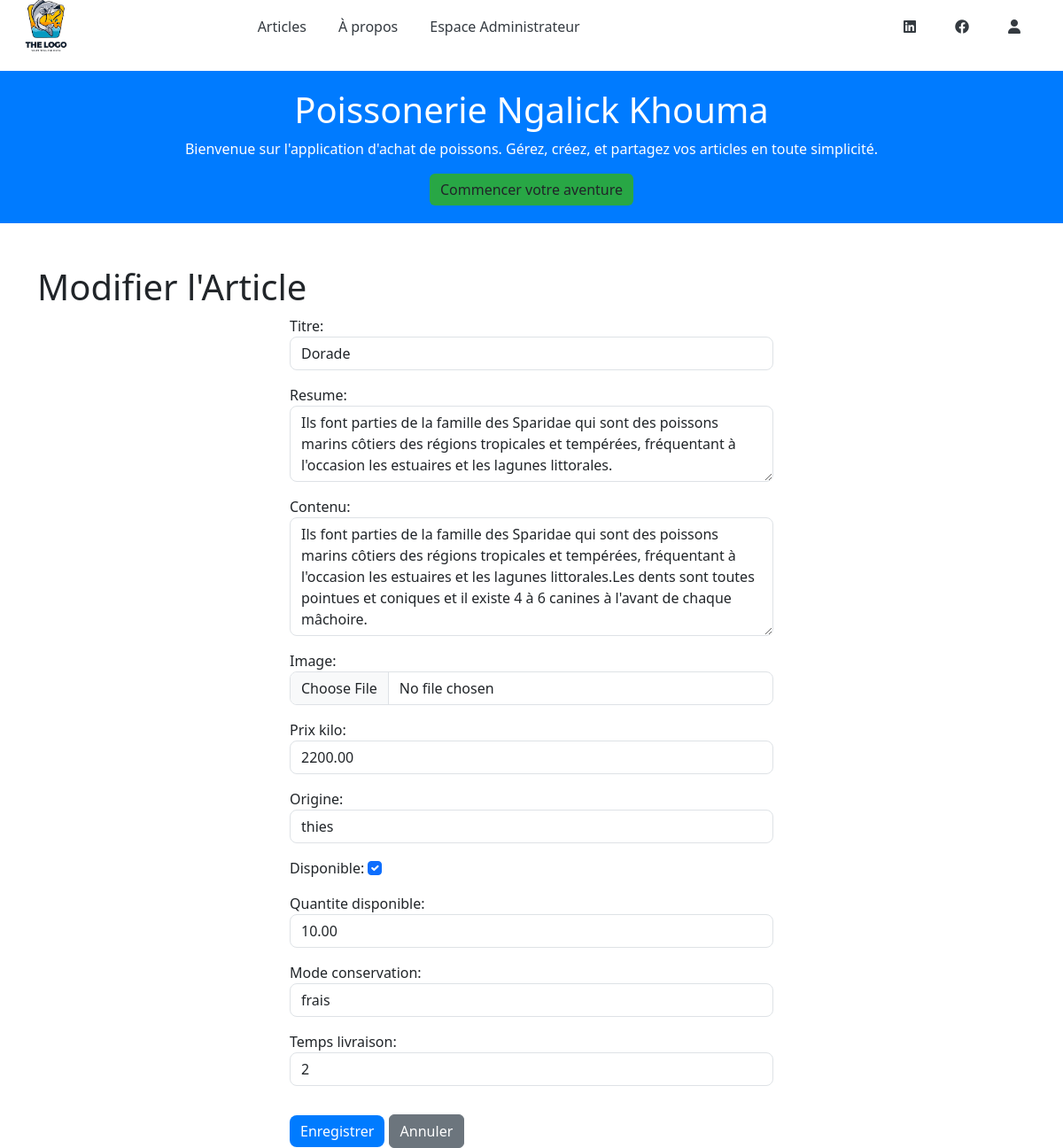
The app's page /modifier_article/27/, older data.
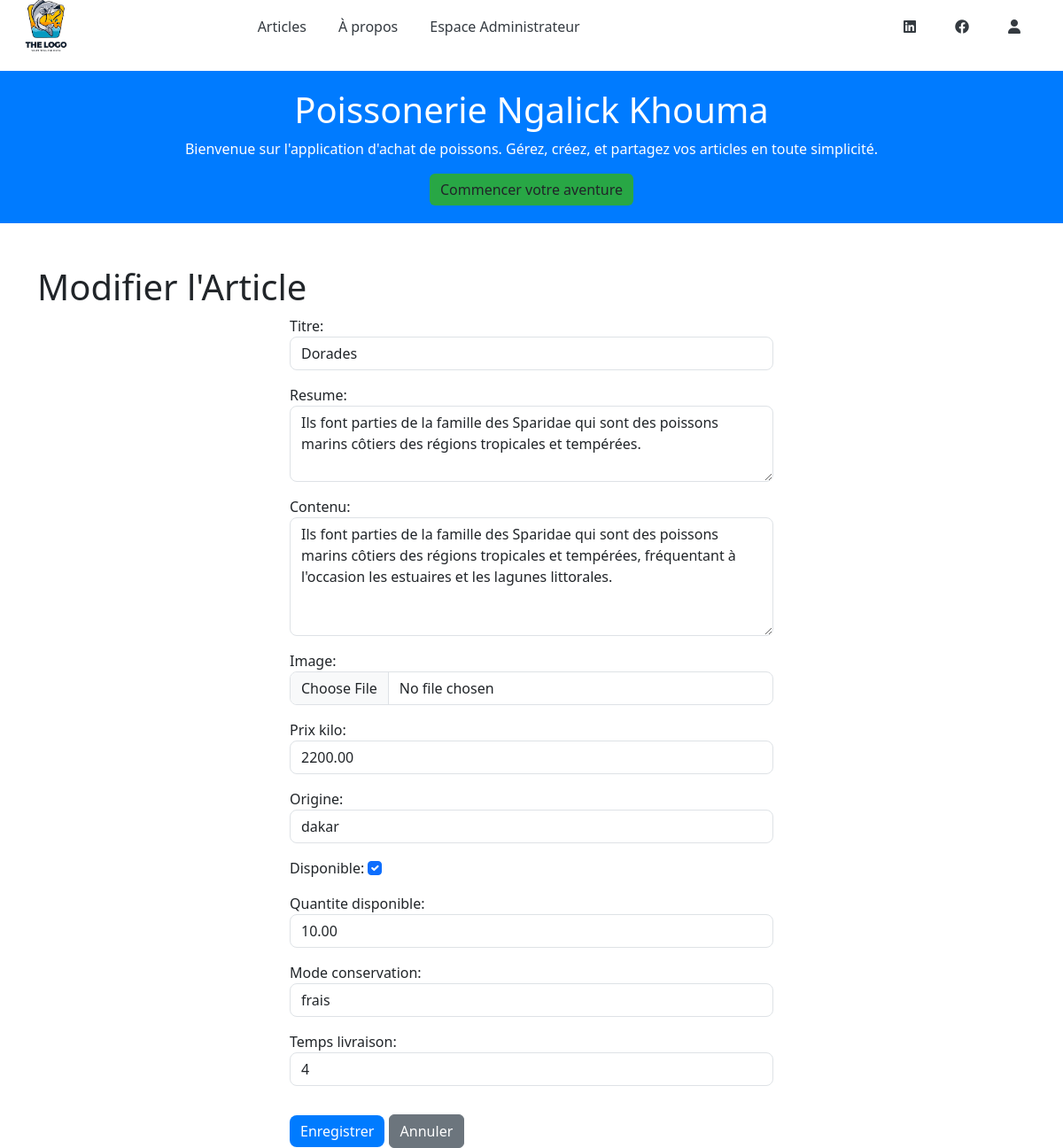
The same page, newer data.
### articles/models.py (models this page shows, shortened)
class Article(models.Model):
        titre= models.CharField(max_length= 150)
        resume= models.CharField(max_length= 250)
        contenu= models.TextField(blank=True)
        auteur= models.ForeignKey(User,on_delete=models.CASCADE)
        date_publication = models.DateField(auto_now_add=True)
        image = models.ImageField(upload_to='media/images/',blank=True,null=True)
        prix_kilo = models.DecimalField(max_digits=6, decimal_places=2, null=True, blank=True)
        origine = models.CharField(max_length=100, null=True, blank=True)
        disponible = models.BooleanField(default=True, null=True, blank=True)
        quantite_disponible = models.DecimalField(max_digits=6, decimal_places=2, default=0, null=True, blank=True)
        mode_conservation = models.CharField(max_length=50, null=True, blank=True)
        temps_livraison = models.CharField(max_length=50, null=True, blank=True)

### articles/views.py (the view)
# urls.py: path('modifier_article/<int:article_id>/',modifier_article, name='modifier_article'),
def modifier_article(request, article_id):
    article = get_object_or_404(Article, id=article_id)
    if request.method == 'POST':
        form = ArticleForm(request.POST, request.FILES, instance=article)
        if form.is_valid():
            form.save()
            return redirect('useradmin')
    else:
        form = ArticleForm(instance=article)
    return render(request, 'modifier_article.html', {'form': form, 'article': article})

### templates/modifier_article.html (shortened to what this page needs)
<!DOCTYPE html>
<html lang="en">
<head>
    <link href="https://cdn.jsdelivr.net/npm/bootstrap@5.3.3/dist/css/bootstrap.min.css" rel="stylesheet">
    <link rel="stylesheet" href="https://cdnjs.cloudflare.com/ajax/libs/font-awesome/6.0.0-beta3/css/all.min.css">
    <link rel="stylesheet" href="/static/css/styles.css">
</head>
<body>
<header>
    <nav class="navbar navbar-expand-lg navbg" data-bs-theme="dark">
        <div class="container-fluid">
            <a class="navbar-brand" href="#">
                <img src="/static/images/poisson.png" alt="Logo" class="logo">
            </a>
            <div class="collapse navbar-collapse" id="navbarSupportedContent">
                <ul class="navbar-nav mx-auto mb-2 mb-lg-0">
                    <li class="nav-item">
                        <a href="{% url 'home' %}" class="nav-link"  aria-current="page" href="#">Articles</a>
                    </li>
                    <li class="nav-item">
                        <a class="nav-link" href="#">À propos</a>
                    </li>
                    <li class="nav-item">
                        <a class="nav-link" href="#">Espace Administrateur</a>
                    </li>
                </ul>
                <ul class="navbar-nav ms-auto mb-2 mb-lg-0">
                    <li class="nav-item">
                        <a class="nav-link">
                            <i class="fa-brands fa-linkedin"></i>
                        </a>
                    </li>
                    <li class="nav-item">
                        <a class="nav-link">
                            <i class="fa-brands fa-facebook"></i>
                        </a>
                    </li>
                    <li class="nav-item">
                        <a href="{% url 'useradmin' %}" class="nav-link icon-bordered">
                            <i class="fas fa-user"></i>
                        </a>
                    </li>
                </ul>
            </div>
        </div>
    </nav>
    <div class="header_">
        <h1>Poissonerie Ngalick Khouma</h1>
        <p class="description">
            Bienvenue sur l'application  d'achat de poissons. Gérez, créez, et partagez vos articles en toute simplicité.
        </p>
        <a href="#" class="btn btn-custom">Commencer votre aventure</a>
    </div>
</header>
<div class="container mt-5">
    <h1>Modifier l'Article</h1>
    <div class="row justify-content-center">
        <div class="col-md-6">
            <form method="POST" enctype="multipart/form-data">
                {{ form.as_p }}
                <button type="submit" class="btn btn-secondary mt-3">Enregistrer</button>
                <a href="{% url 'useradmin' %}" class="btn btn-secondary mt-3">Annuler</a>
            </form>
        </div>
    </div>
</div>
</body>
</html>

Row changes from the older to the newer data that the page shows:
changed Article "frais": titre "Dorade" → "Dorades"; resume "…des régions tropicales et tempérées, fréquentant à l'occasion les estuaires et les lagunes littorales." → "Ils font parties de la famille des Sparidae qui sont des poissons marins côtiers des régions tropicales et tempérées."; contenu "…estuaires et les lagunes littorales.Les dents sont toutes pointues et coniques et il existe 4 à 6 canines à l'avant de chaque mâchoire." → "…estuaires et les lagunes littorales."; origine "thies" → "dakar"; temps_livraison "2" → "4"
